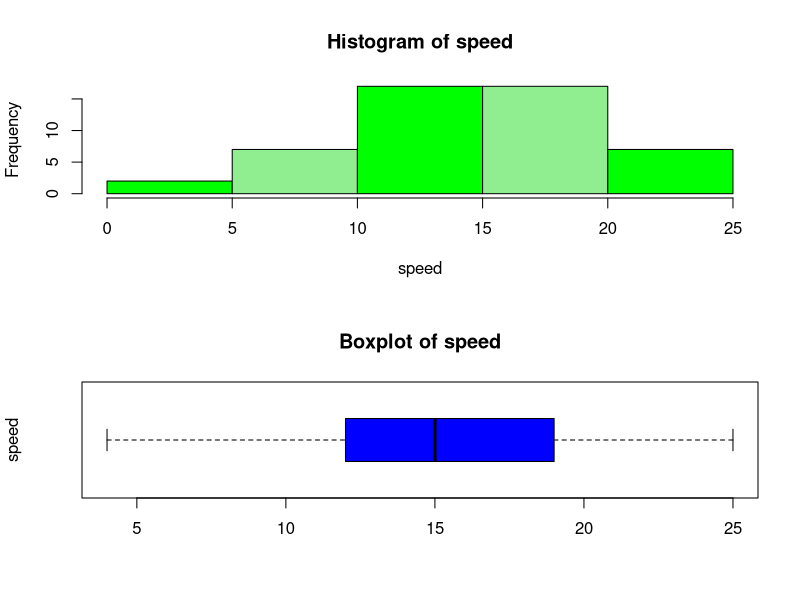

Here is the R script that generated this plot: (Note: this script raises an error after producing the figure.)
#========================================================================================================================
#IF THE VARIABLE IS IGNORED THEN THE FUNCTION TAKES ALL THE VARIABLES INTO ACCOUNT
#=========================================================================================================================


#This is a modification to the prevous function (Graphs_v2). If we ignore the variable parameter this function will create
#graphs for all the variables. It will also create bar diagram for categorical variable



Graphs_v3 = function(data,variable=1:ncol(data))      #The function is created with a default for the variable. 
                                                      #If the variable is ignored graphs are made for all the columns
{
  
  for (i in variable) {
  
    if(is.numeric(data[,i]))
    {
      png(paste(names(data)[i],".png",sep = ""),bg = "light grey")
      
      par(mfrow=c(2,1))
      
      hist((data)[,i],main = paste("Histogram of",names(data)[i]),xlab = names(data)[i],col = c("green","light green"))
      
      boxplot((data)[,i],main = paste("Boxplot of",names(data)[i]),ylab= names(data)[i],col = "blue",horizontal = T)
      
      dev.off()
    }
    else{
      #if the data is not numerical we make barplots
      
      png(paste(names(data)[i],".png",sep = ""),bg = "light grey")
      
      barplot(table(data[i]),main = paste("Barplot of",names(data)[i]),xlab = names(data)[i],col=c("yellow","gold"))
      
      #we directly use the table function to make te data ready for barplot. barplot can take vector or matrix only
      
      dev.off()
    }
  }
}

Graphs_v3(cars,c(1,7,9))
Graphs_v3(cars)


